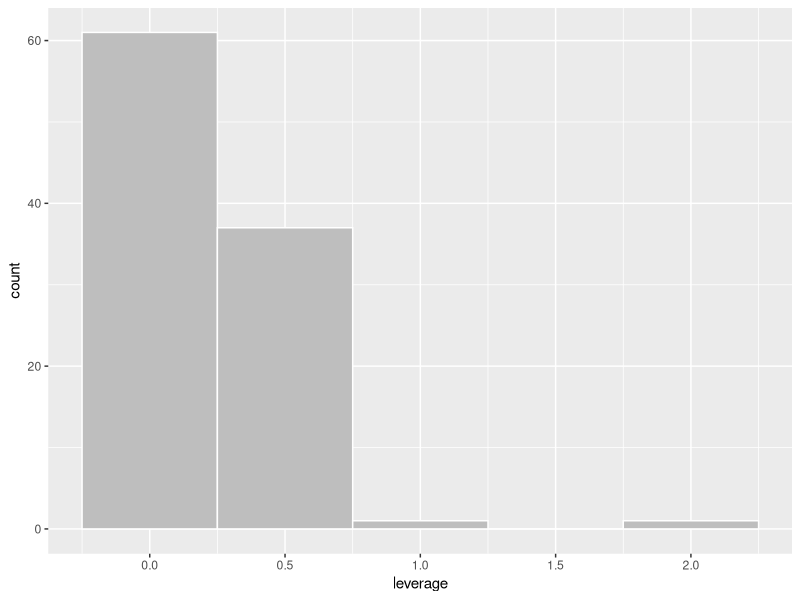
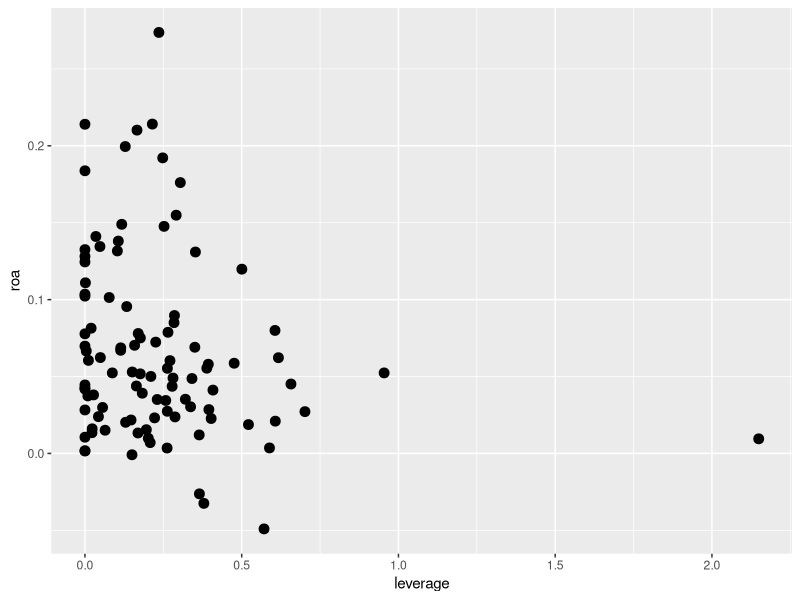
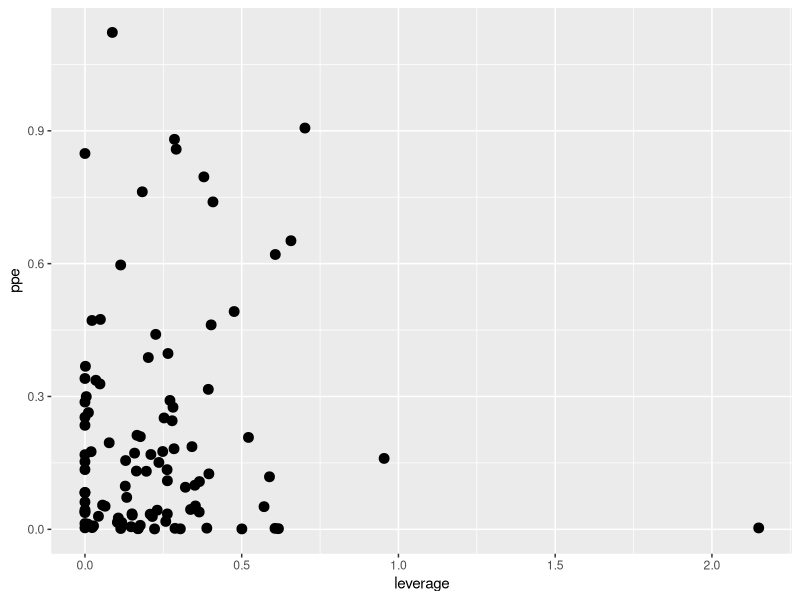
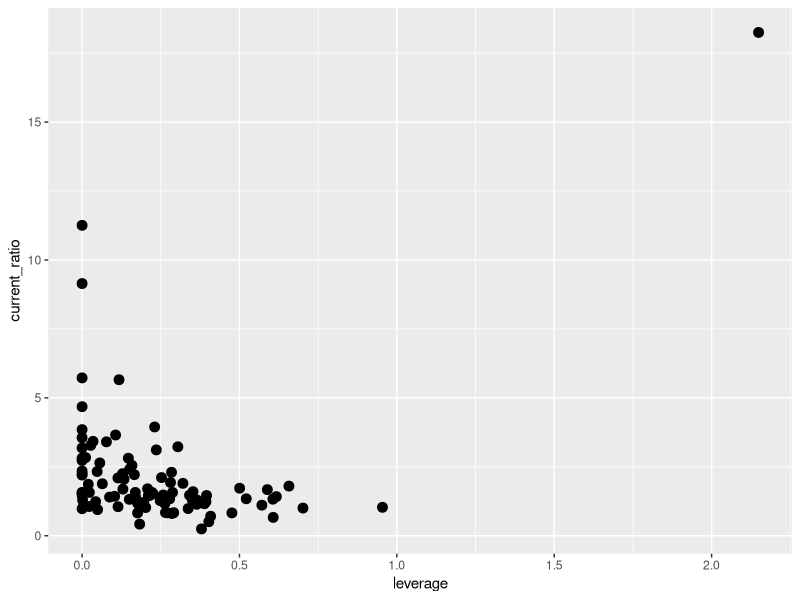
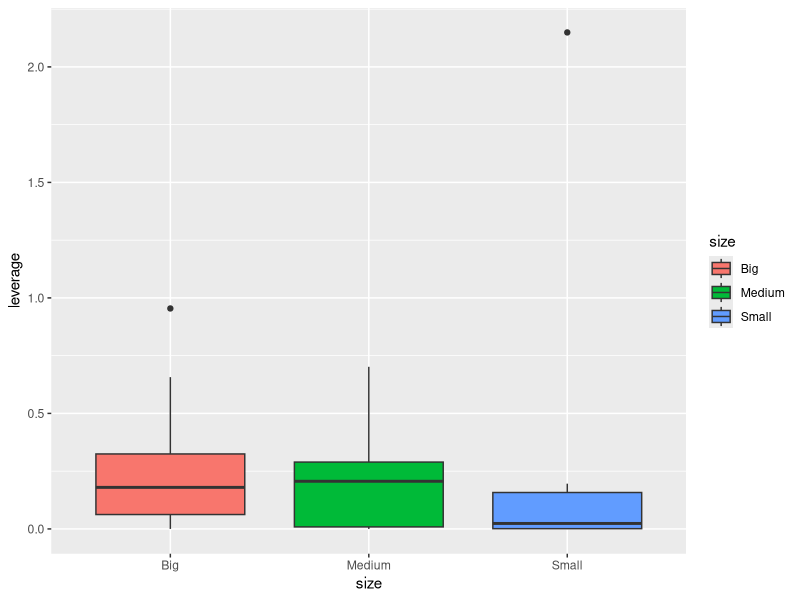
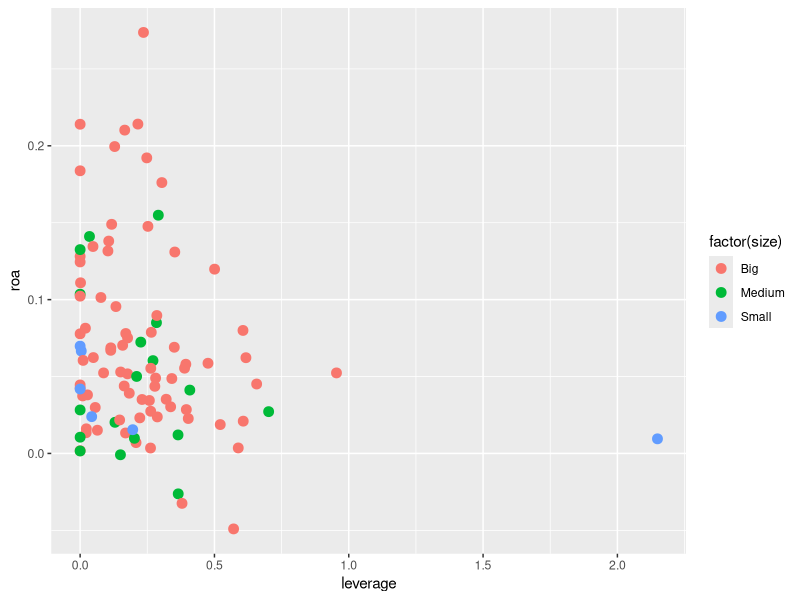
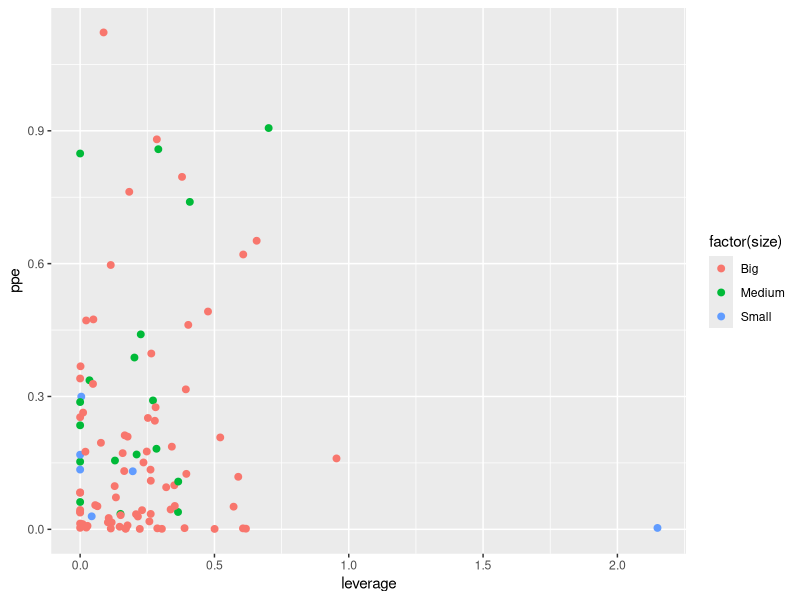
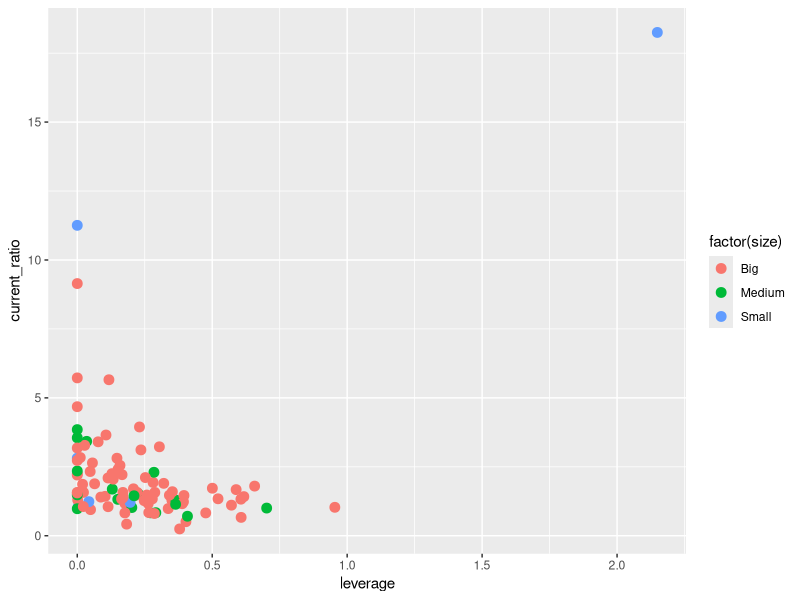

These figures' R source, in order:
library(ggplot2) #for plotting
library(tidyverse)  #for data frame manipulation
library(forcats) #for handling factors
library(scales) #for axis scale formatting

require(tidyverse)

## Task 1: Complete in word file
## Import data
library("readxl")
df = read_excel('040522 Data Mid-term test Final.xlsx')
View(df)
df

## Task 2: Create data set
set.seed(724)
new_df <- df[sample(1:752, 100, replace =F), ]
View(new_df)

# Check and fill NA
new_df %>% 
  mutate_if(is.numeric, function(x) ifelse(is.na(x), median(x, na.rm = T), x)) -> new_df

# Count the remained missing values
colSums(is.na(new_df)) 

## Task 3: Report
# Create 'leverage' variable
new_df <-new_df %>%
  mutate(leverage=totaldebt/totalasset)
View(new_df)

# report 5 firms with highest leverage
max(new_df$leverage)
highest <-new_df[order(new_df$leverage,decreasing=T)[1:5],]
View(highest)
cat(paste('Top 5 companies with the highest leverage: \n', list(highest$firmname)))

# report 5 firms with lowest leverage
min(new_df$leverage)
lowest <-new_df[order(new_df$leverage,decreasing=F)[1:5],]
View(lowest)
cat(paste('Top 5 companies with the lowest leverage: \n', list(lowest$firmname)))

# Name of industries which the firms belong to
a=highest$industry
b=lowest$industry
c=c(a,b)
cat(paste('Name of industries which the firms belong to: \n', list(unique(c))))

# 'Create Size' variables
size=list()
for (i in rownames(new_df)) {
  if (new_df[i, 'totalequity'] <= 20000000000 | new_df[i, 'revenue'] <= 50000000000) {
    size <- append(size, 'Small')
  } else if (20000000000 < new_df[i, 'totalequity'] & new_df[i, 'totalequity'] <= 100000000000 | 50000000000 < new_df[i, 'revenue'] & new_df[i, 'revenue'] <= 200000000000) {
    size <- append(size, 'Medium')
  } else {
    size <- append(size, 'Big')
  }
}
size
length(size)
new_df$size = size  # Append size to data set

sapply(new_df, typeof)   # Check types of data columns

new_df$size = as.character(new_df$size)   # Convert type of list to character 
View(new_df)

table(new_df$size)

# Descriptive statistics
# For discrete variable
new_df %>% 
  group_by(size) %>% 
  summarise(mean_lev=mean(leverage), median_lev=median(leverage), max_lev=max(leverage), min_lev=min(leverage), std_lev=sd(leverage))

# For continuous variables
# ROA
median(new_df$roa)
new_df %>% 
  mutate(x=cut(new_df$roa,breaks=c(min(new_df$roa), median(new_df$roa), max(new_df$roa)),labels=c("below","above"))) %>% 
  group_by(x) %>% 
  summarise(mean_lev=mean(leverage), median_lev=median(leverage), max_lev=max(leverage), min_lev=min(leverage), std_lev=sd(leverage))

# PPE
# Calculate PPE ratio
new_df$ppe = new_df$ppe / new_df$totalasset
median(new_df$ppe)
new_df %>% 
  mutate(x=cut(new_df$ppe,breaks=c(min(new_df$ppe), median(new_df$ppe), max(new_df$ppe)),labels=c("below","above"))) %>% 
  group_by(x) %>% 
  summarise(mean_lev=mean(leverage), median_lev=median(leverage), max_lev=max(leverage), min_lev=min(leverage), std_lev=sd(leverage))

# Current ratio
# Calculate 'current ratio' variable
new_df$current_ratio = new_df$totalcurrentasset / new_df$currentliabilities
median(new_df$current_ratio)
new_df %>% 
  mutate(x=cut(new_df$current_ratio,breaks=c(min(new_df$current_ratio), median(new_df$current_ratio), max(new_df$current_ratio)),labels=c("below","above"))) %>% 
  group_by(x) %>% 
  summarise(mean_lev=mean(leverage), median_lev=median(leverage), max_lev=max(leverage), min_lev=min(leverage), std_lev=sd(leverage))


## Task 4: Data Visualization
# Draw histogram of leverage
ggplot(new_df, aes(x=leverage)) +
  geom_histogram(binwidth=.5, fill='grey', color='white')   

# Draw scatter plot of leverage with the continuous variable
# ROA
new_df %>% 
  filter(!is.na(leverage), !is.na(roa)) %>% 
  ggplot(aes(x=leverage, y=roa)) +   
  geom_point(size=3)

# PPE
new_df %>% 
  filter(!is.na(leverage), !is.na(ppe)) %>% 
  ggplot(aes(x=leverage, y=ppe)) +   
  geom_point(size=3)

# Current ratio
new_df %>% 
  filter(!is.na(leverage), !is.na(current_ratio)) %>% 
  ggplot(aes(x=leverage, y=current_ratio)) +   
  geom_point(size=3) 

# Draw box plot of leverage with the discrete variable (different color for different categories of discrete variable)
new_df %>% 
  filter(!is.na(size), !is.na(leverage)) %>% 
  ggplot(aes(x = size, y = leverage, fill=size)) +
  geom_boxplot() 

# Draw a plot that allow the combination of continuous, discrete variables and leverage
# ROA
new_df %>% 
  filter(!is.na(leverage), !is.na(roa)) %>% 
  ggplot(aes(x=leverage, y=roa, color=factor(size))) +   
  geom_point(size=3)

# PPE
new_df %>% 
  filter(!is.na(leverage), !is.na(ppe)) %>% 
  ggplot(aes(x=leverage, y=ppe, color=factor(size))) +   
  geom_point(size=2)

# Current ratio
new_df %>% 
  filter(!is.na(leverage), !is.na(current_ratio)) %>% 
  ggplot(aes(x=leverage, y=current_ratio, color=factor(size))) +   
  geom_point(size=3)

## Task 5: 
# Count the number of firms in a identified industry
ind = readline(prompt = "Please enter a industry name : ")
num=0
for (i in rownames(new_df)) {
  if (new_df[i, 'industry'] == ind) {
    num=num+1
  } 
}
print(paste('The number of ', ind, 'companies is: ', num))

# Count the number of firms in an industry and with leverage above a certain value 
ind = readline(prompt = "Please enter a industry name : ")
pct = as.numeric(readline(prompt = 'PLease enter a percentage value: '))
num=0
for (i in rownames(new_df)) {
  if (new_df[i, 'industry'] == ind & new_df[i, 'leverage'] > pct) {
    num=num+1
  }
}
print(paste('The number of ', ind, 'companies which has the higher leverage value of', pct, 'is: ', num))
